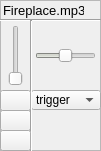
  <widget class="QFrame" name="frame_3">
   <property name="geometry">
    <rect>
     <x>520</x>
     <y>30</y>
     <width>101</width>
     <height>151</height>
    </rect>
   </property>
   <property name="frameShape">
    <enum>QFrame::StyledPanel</enum>
   </property>
   <property name="frameShadow">
    <enum>QFrame::Raised</enum>
   </property>
   <widget class="QComboBox" name="mode_combobox_5">
    <property name="geometry">
     <rect>
      <x>31</x>
      <y>90</y>
      <width>70</width>
      <height>20</height>
     </rect>
    </property>
    <property name="font">
     <font>
      <pointsize>9</pointsize>
      <strikeout>false</strikeout>
     </font>
    </property>
    <property name="currentIndex">
     <number>1</number>
    </property>
    <item>
     <property name="text">
      <string>loop</string>
     </property>
    </item>
    <item>
     <property name="text">
      <string>trigger</string>
     </property>
    </item>
    <item>
     <property name="text">
      <string>random</string>
     </property>
    </item>
    <item>
     <property name="text">
      <string>once</string>
     </property>
    </item>
   </widget>
   <widget class="QPushButton" name="channel_play_4">
    <property name="geometry">
     <rect>
      <x>0</x>
      <y>110</y>
      <width>31</width>
      <height>21</height>
     </rect>
    </property>
    <property name="text">
     <string/>
    </property>
    <property name="icon">
     <iconset>
      <normaloff>icons/icons8-play-30.png</normaloff>icons/icons8-play-30.png</iconset>
    </property>
   </widget>
   <widget class="QLabel" name="channel_label_4">
    <property name="geometry">
     <rect>
      <x>3</x>
      <y>0</y>
      <width>81</width>
      <height>21</height>
     </rect>
    </property>
    <property name="font">
     <font>
      <pointsize>10</pointsize>
     </font>
    </property>
    <property name="text">
     <string>Fireplace.mp3</string>
    </property>
   </widget>
   <widget class="QSlider" name="channel_volume_4">
    <property name="geometry">
     <rect>
      <x>6</x>
      <y>25</y>
      <width>20</width>
      <height>61</height>
     </rect>
    </property>
    <property name="orientation">
     <enum>Qt::Vertical</enum>
    </property>
   </widget>
   <widget class="Line" name="line_7">
    <property name="geometry">
     <rect>
      <x>0</x>
      <y>10</y>
      <width>101</width>
      <height>20</height>
     </rect>
    </property>
    <property name="orientation">
     <enum>Qt::Horizontal</enum>
    </property>
   </widget>
   <widget class="Line" name="line_8">
    <property name="geometry">
     <rect>
      <x>21</x>
      <y>20</y>
      <width>20</width>
      <height>141</height>
     </rect>
    </property>
    <property name="orientation">
     <enum>Qt::Vertical</enum>
    </property>
   </widget>
   <widget class="QPushButton" name="channel_mute_4">
    <property name="geometry">
     <rect>
      <x>0</x>
      <y>90</y>
      <width>31</width>
      <height>21</height>
     </rect>
    </property>
    <property name="font">
     <font>
      <pointsize>10</pointsize>
      <strikeout>false</strikeout>
     </font>
    </property>
    <property name="text">
     <string/>
    </property>
    <property name="icon">
     <iconset>
      <normaloff>icons/icons8-no-audio-30.png</normaloff>icons/icons8-no-audio-30.png</iconset>
    </property>
   </widget>
   <widget class="QPushButton" name="pushButton_11">
    <property name="geometry">
     <rect>
      <x>0</x>
      <y>130</y>
      <width>31</width>
      <height>21</height>
     </rect>
    </property>
    <property name="text">
     <string/>
    </property>
    <property name="icon">
     <iconset>
      <normaloff>icons/icons8-musical-notes-90.png</normaloff>icons/icons8-musical-notes-90.png</iconset>
    </property>
   </widget>
   <widget class="QSlider" name="horizontalSlider">
    <property name="geometry">
     <rect>
      <x>35</x>
      <y>46</y>
      <width>61</width>
      <height>20</height>
     </rect>
    </property>
    <property name="styleSheet">
     <string notr="true">gridline-color: rgb(252, 175, 62);
selection-color: rgb(252, 175, 62);
border-color: rgb(204, 0, 0);
selection-background-color: rgb(186, 189, 182);</string>
    </property>
    <property name="value">
     <number>50</number>
    </property>
    <property name="orientation">
     <enum>Qt::Horizontal</enum>
    </property>
   </widget>
  </widget>
